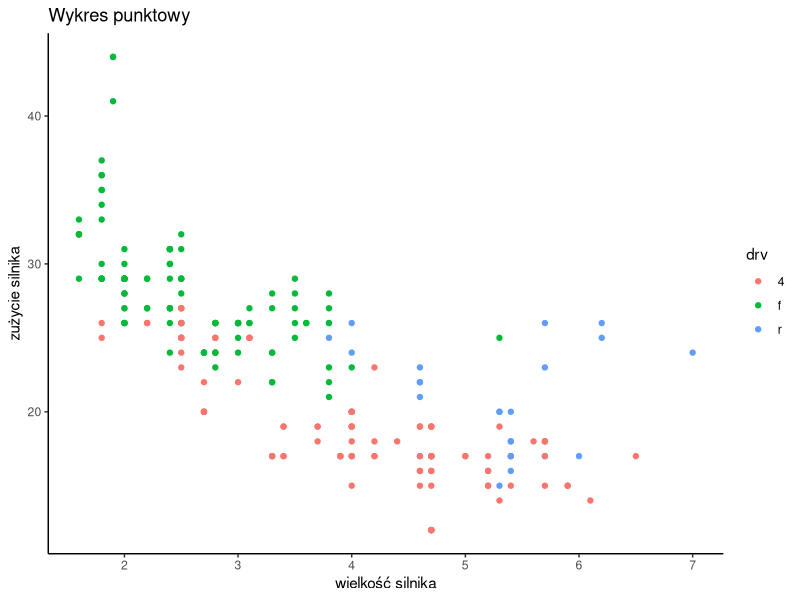

Generate this figure with R:
## ---- chunk 1
library(tidyverse)
data(mpg) 
View(mpg)
ggplot(mpg, aes(x = displ, y = hwy, color = drv)) +
  geom_point() + 
  labs(title = "Wykres punktowy", x= "wielkość silnika", y = "zużycie silnika")+
  theme_classic()
